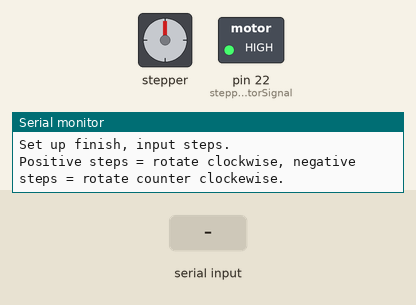
Bench run of a sketch on a simulated Arduino Mega 2560, built with avr-gcc and run on an emulated ATmega2560. Parts: stepper motor, switched loads named in the sketch (green lamp = pin HIGH), the last lines printed to the serial monitor. The inputs (shaded band) are chosen by the test bench. Stepper angles assume 200 steps per turn.

Above: at 1.2 s.
1.3 s: "90,45\n" received over Serial
At 1.57 s:
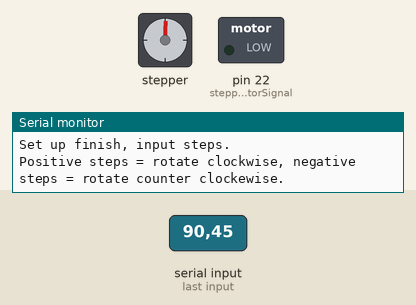
At 3.31 s:
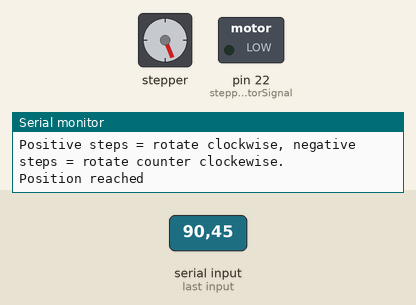
4.3 s: "30,150\n" received over Serial
7.3 s: "90\n" received over Serial
10.3 s: "200\n" received over Serial
At 15.13 s:
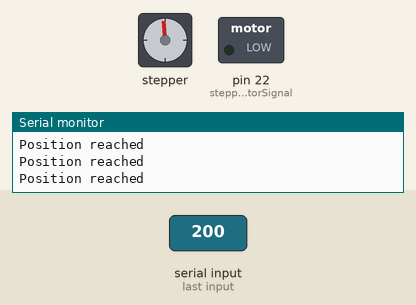
Timing chart, 0 to 17.3 s (numbered marks = the images above; inputs shaded):
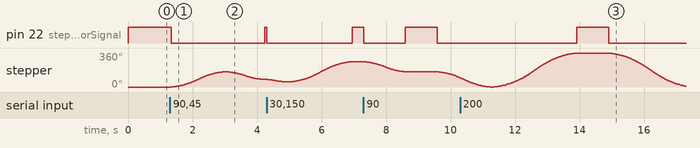

The sketch:

rotate_topplate.ino
```cpp
/* Example sketch to control a stepper motor with TB6600 stepper motor driver, AccelStepper library and Arduino: acceleration and deceleration. More info: https://www.makerguides.com */

// Include the AccelStepper library:
#include <AccelStepper.h>

// Define stepper motor connections and motor interface type. Motor interface type must be set to 1 when using a driver:
#define dirPin 2
#define stepPin 4
#define motorInterfaceType 1
#define stepperMotorSignal 22

// Create a new instance of the AccelStepper class:
AccelStepper stepper = AccelStepper(motorInterfaceType, stepPin, dirPin);

void setup() {
  // Set the maximum speed and acceleration:
  stepper.setMaxSpeed(16000);
  stepper.setAcceleration(100);
  pinMode(stepperMotorSignal, OUTPUT);
  //Turn off power to stepper motor (LOW = on, HIGH = off)
  digitalWrite(stepperMotorSignal, HIGH);
  Serial.begin(9600);
  Serial.println("Set up finish, input steps.");
  Serial.println("Positive steps = rotate clockwise, negative steps = rotate counter clockewise.");

}

void loop() {
  if (Serial.available() > 0) {

    int incomingByte = Serial.parseInt();

    //Turn on power to stepper motor (LOW = on, HIGH = off)
    digitalWrite(stepperMotorSignal, LOW);

    // Set the target position(positive = cw, negative = ccw)
    stepper.moveTo(incomingByte);
    //Run to target position with set speed and acceleration/deceleration:
    stepper.runToPosition();

    Serial.println("Position reached");

    //Turn off power to stepper motor (LOW = on, HIGH = off)
    digitalWrite(stepperMotorSignal, HIGH);
  }

  else {
    delay(100);
  }
}
```

Measured:
- after the input at 1.3 s, pin 22 (stepperMotorSignal): HIGH → LOW after 0.05 s, → HIGH 2.9 s later; stepper: turns 162° clockwise in 1.6 s, then 81° counter-clockwise in 1.2 s
- after the input at 10.3 s, pin 22 (stepperMotorSignal): LOW → HIGH after 3.6 s instead of 0.93 s
